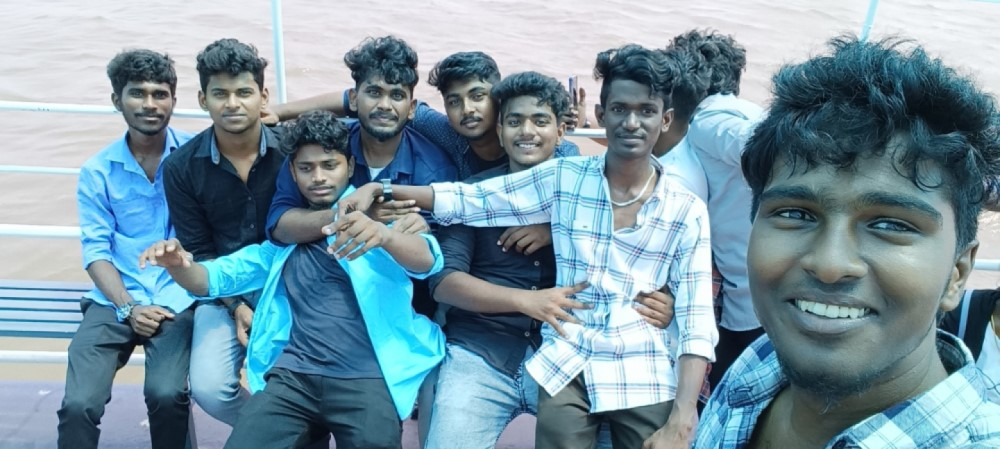
#> input picture img1.jpg, 1000 x 449 px
$ jupyter execute 'Face Detection.ipynb'
#> lines starting #> are read from the running program, lines starting #| are printed output that depends on the picture; after the words box and inside, x2 and y2 are one past the last pixel; in counts of white or black regions, pixels touching at a corner belong together
# Face detection

[cell 1]
import cv2
facedetect=cv2.CascadeClassifier("haarcascade_frontalface_alt.xml")
img=cv2.imread("img1.jpg")
#> img is the input picture: shape (449, 1000, 3); mean B, G, R 162.7, 150, 122.2
gray=cv2.cvtColor(img,cv2.COLOR_BGR2GRAY)
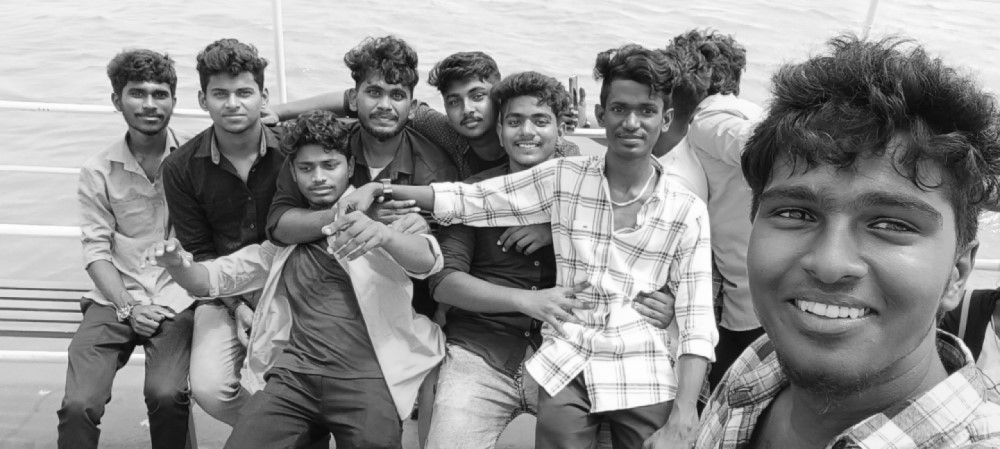
#> gray: shape (449, 1000); min 6, max 255, mean 143.1
face=facedetect.detectMultiScale(gray)
#> face = [[120, 71, 60, 60], [202, 70, 61, 61], [289, 144, 61, 61], [355, 70, 62, 62], [495, 95, 65, 65], [437, 73, 64, 64], [596, 82, 74, 74], [725, 130, 228, 228]]

for(x,y,w,h) in face:
    cv2.rectangle(img,(x,y),(x+w,y+h),(0,255,0),2)
#> this loop made 8 passes
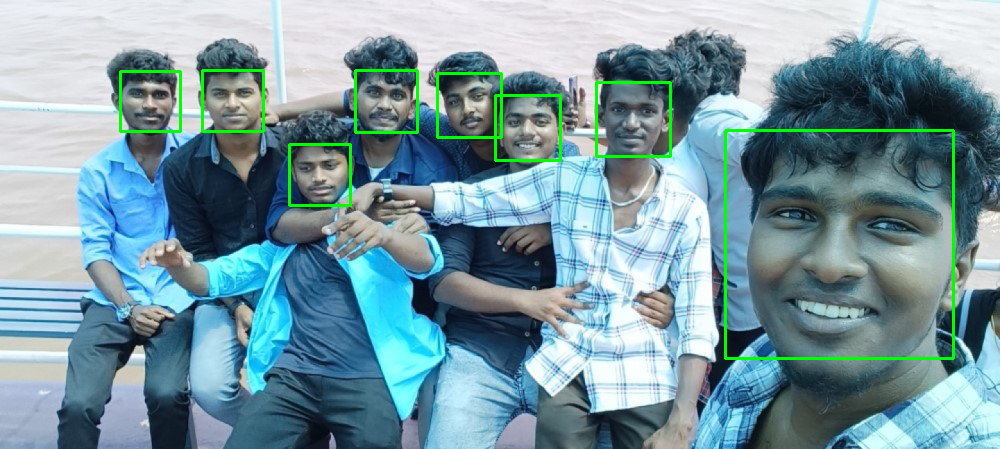
#> img: shape (449, 1000, 3); 1.79% of pixels changed, all inside (x1, y1, x2, y2) = (119, 69, 955, 360)

cv2.imshow("Output",img)
cv2.waitKey(0)
#> Out = 27

$ run again, with img2.jpg copied over img1.jpg
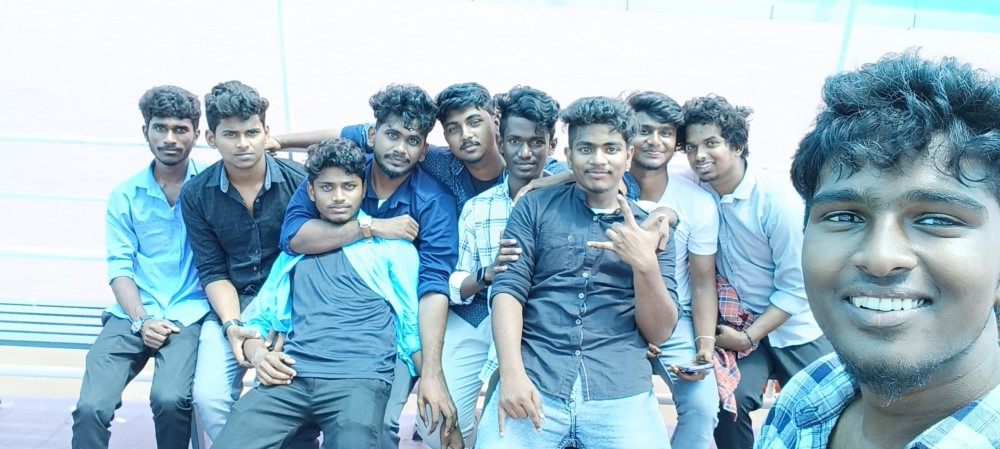
#> input picture img2.jpg, 1000 x 449 px
#> img is the input picture: shape (449, 1000, 3); mean B, G, R 199.8, 186.3, 158.2
#> `gray=cv2.cvtColor(img,cv2.COLOR_BGR2GRAY)`:
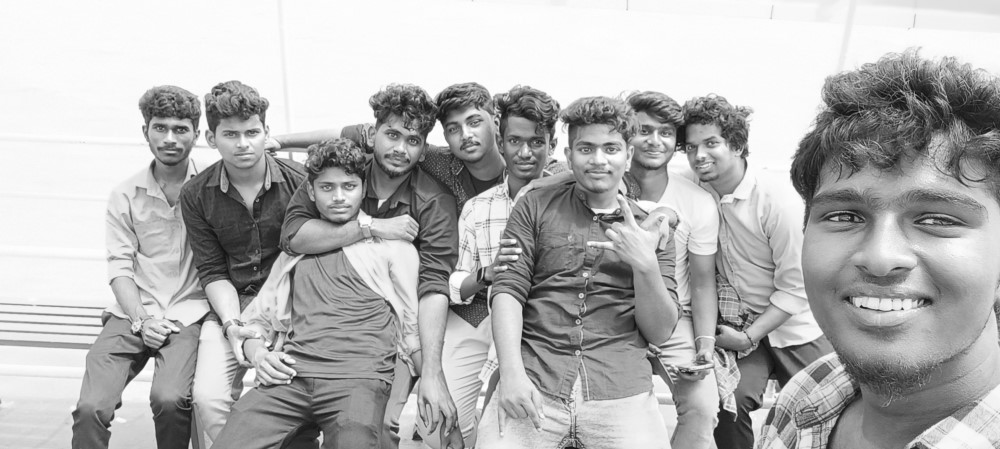
#> gray: shape (449, 1000); min 9, max 255, mean 179.4
#> face = [[215, 114, 54, 54], [312, 166, 54, 54], [143, 108, 55, 55], [629, 112, 53, 53], [497, 120, 57, 57], [676, 125, 52, 52], [565, 123, 66, 66], [372, 117, 57, 57], [785, 142, 200, 200], [107, 40, 188, 188]]
#> the loop `for(x,y,w,h) in face:` made 10 passes
#> after the loop `for(x,y,w,h) in face:`:
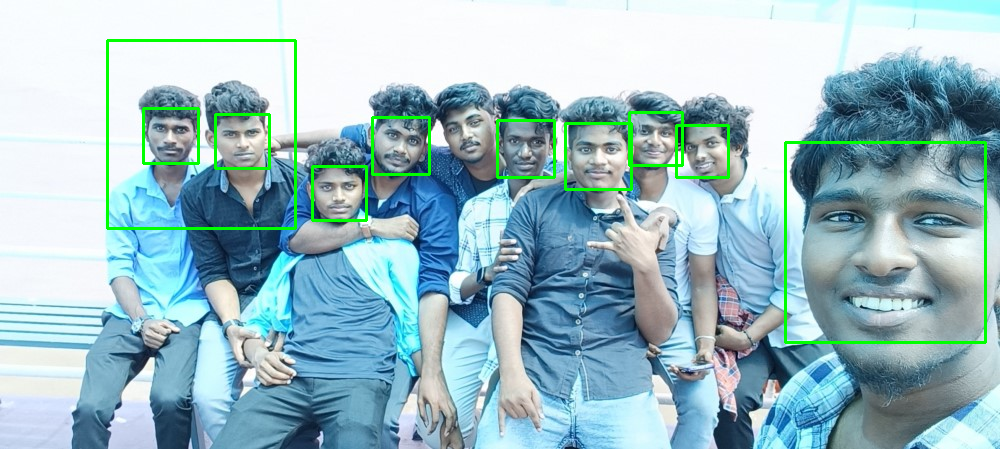
#> img: shape (449, 1000, 3); 2.21% of pixels changed, all inside (x1, y1, x2, y2) = (106, 39, 987, 344)
#> Out = 27

$ run again, with img3.jpg copied over img1.jpg
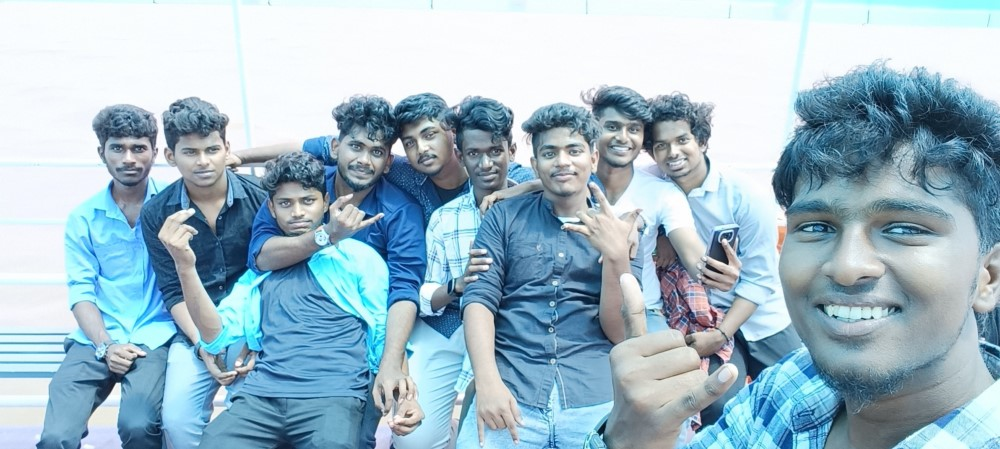
#> input picture img3.jpg, 1000 x 449 px
#> img is the input picture: shape (449, 1000, 3); mean B, G, R 200.8, 187.2, 160.2
#> `gray=cv2.cvtColor(img,cv2.COLOR_BGR2GRAY)`:
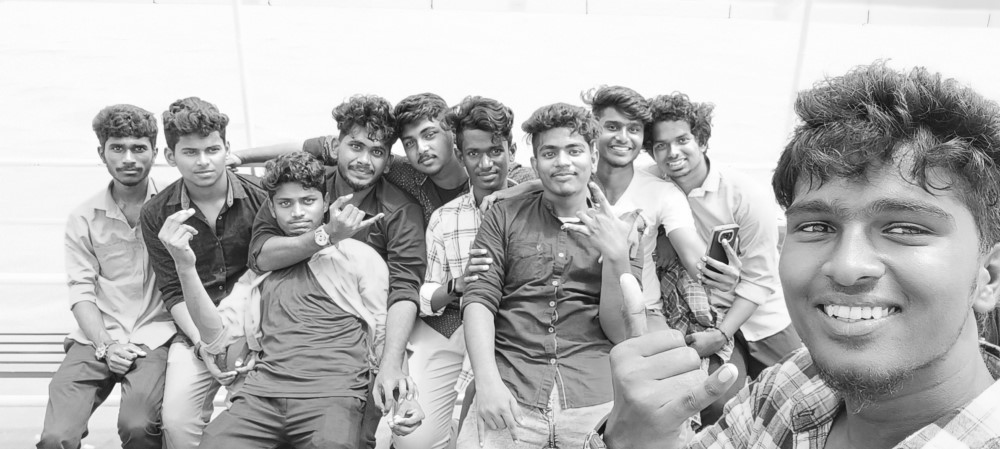
#> gray: shape (449, 1000); min 13, max 255, mean 180.7
#> face = [[595, 106, 55, 55], [646, 121, 54, 54], [101, 127, 57, 57], [174, 130, 57, 57], [456, 131, 58, 58], [270, 181, 56, 56], [531, 127, 63, 63], [334, 125, 63, 63], [752, 145, 214, 214], [57, 48, 213, 213]]
#> the loop `for(x,y,w,h) in face:` made 10 passes
#> after the loop `for(x,y,w,h) in face:`:
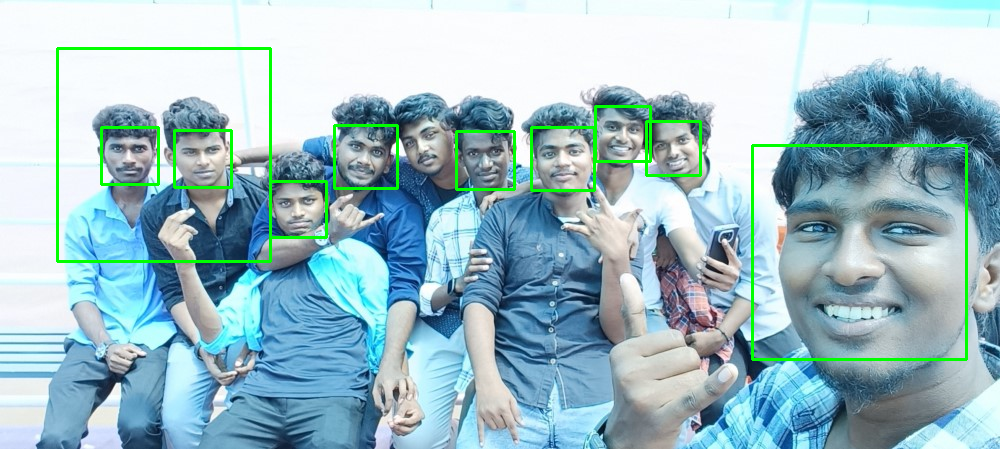
#> img: shape (449, 1000, 3); 2.31% of pixels changed, all inside (x1, y1, x2, y2) = (56, 47, 968, 361)
#> Out = 27

$ run again, with Bir.jpg copied over img1.jpg
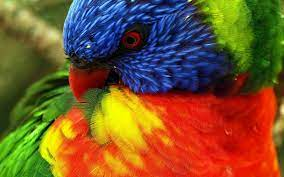
#> input picture Bir.jpg, 284 x 177 px
#> img is the input picture: shape (177, 284, 3); mean B, G, R 43.7, 85.4, 121
#> `gray=cv2.cvtColor(img,cv2.COLOR_BGR2GRAY)`:
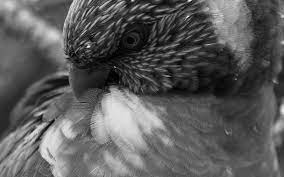
#> gray: shape (177, 284); min 0, max 246, mean 91.3
#> face = ()
#> Out = 27
